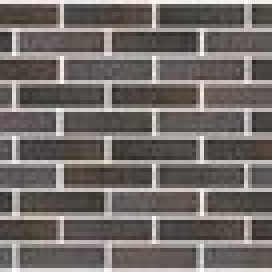
#> input picture img/catalog/cdot-evr-005.jpg, 68 x 68 px (shown 4 times larger)
$ python -i build_images.py   (imports and definitions only)
#> lines starting #> are read from the running program, lines starting #| are printed output that depends on the picture
#> further down, picture is the input picture: PIL image 68x68 RGB; mean R, G, B 114, 107.7, 103.9
#!/usr/bin/env python3
# -*- coding: utf-8 -*-
"""Фото товаров → img/catalog/{id}.jpg, единый кадр 4:3 640×480.

Правила кадра:
- PNG с прозрачностью (вырезанный кирпич) → вписываем на светлую подложку;
- фото с белым фоном (стопки Тандема, студийные PNG) → тоже вписываем;
- «живые» кадры (стенды Губского) → кроп по центру до 4:3.
"""

import json
from pathlib import Path
from PIL import Image, ImageFilter, ImageOps

ROOT = Path("/Users/dm/Desktop/фото")
OUT = Path("/Users/dm/Desktop/сайт/img/catalog")
W, H = 1200, 900
# Подложка студийного кадра = токен --tile (#f3f4f5). Раньше здесь была
# тёплая слоновая кость (250, 249, 247) из палитры до 17.08 — на холодной
# серой плите карточки она читалась кремовым пятном.
PLATE = (243, 244, 245)
# Доля СТОРОНЫ КВАДРАТА под товар (не ширины кадра): витрина кадрирует
# файл 4:3 в квадрат, и объект, вписанный по ширине, там обрезался бы.
PAD = 0.86
MAX_UP = 1.5  # предел растяжки мелкого исходника — дальше видно мыло

# [1 line not run here, left out]


def has_alpha(img):
    if img.mode in ("RGBA", "LA") or (img.mode == "P" and "transparency" in img.info):
        a = img.convert("RGBA").getchannel("A")
        return a.getextrema()[0] < 250
    return False


# [49 lines left out: functions white_corners, white_share, is_studio, trim_white, not called in this run]


def object_bbox(img):
    """Границы самого товара — без полей, которые уже есть в исходнике."""
    if has_alpha(img):
        return img.convert("RGBA").getchannel("A").point(
            lambda v: 255 if v > 8 else 0).getbbox()
    rgb = img.convert("RGB")
    return rgb.point(lambda v: 255 if v < 238 else 0).convert("L").getbbox()


def plate_color(img):
    """Цвет подложки: у вырезок — плита сайта, у кадров на белом — их же фон.

    Иначе белый фон исходника лёг бы белым прямоугольником внутри серой
    плиты — рамка в рамке.
    """
    if has_alpha(img):
        return PLATE
    rgb = img.convert("RGB")
    w, h = rgb.size
#> w = 68; h = 68
    corners = [rgb.getpixel(p) for p in
               ((2, 2), (w - 3, 2), (2, h - 3), (w - 3, h - 3))]
#> corners = [(73, 66, 60), (73, 68, 62), (87, 86, 84), (96, 87, 82)]
    return max(corners, key=sum)


def fit_on_plate(img):
    """Студийный кадр по центру подложки.

    Поля исходника срезаются перед вписыванием: без этого поле накладывалось
    на поле и товар занимал треть кадра (у «Астры Modf» — 33% ширины), из-за
    чего карточка читалась дыркой в сетке кладок.
    """
    canvas = Image.new("RGB", (W, H), plate_color(img))
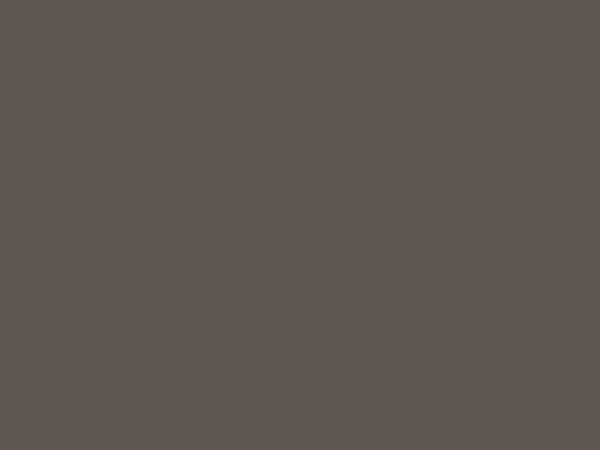
#> canvas: PIL image 1200x900 RGB (shown at 1/2 size); mean R, G, B 96, 87, 82
    src = img.convert("RGBA")
    box = object_bbox(img)
#> box = (0, 0, 68, 68)
    if box:
        src = src.crop(box)
    # Масштаб считаем сами: thumbnail() умеет только уменьшать, поэтому
    # мелкий объект в большом кадре так и оставался мелким («Астра Modf» —
    # 603px исходник, кирпич 404px). Апскейл ограничен MAX_UP, иначе мыло.
    side = int(H * PAD)
    scale = min(side / src.width, side / src.height, MAX_UP)
#> scale = 1.5
    src = src.resize((max(1, round(src.width * scale)),
                      max(1, round(src.height * scale))), Image.LANCZOS)
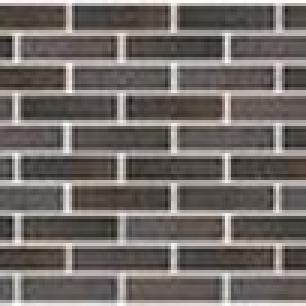
#> src: PIL image 102x102 RGBA (shown 3 times larger); mean R, G, B, A 114, 107.8, 104, 255
    if scale > 1.15:
        src = src.filter(ImageFilter.UnsharpMask(radius=2, percent=70, threshold=3))
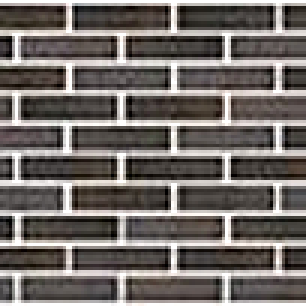
#> src: PIL image 102x102 RGBA (shown 3 times larger); mean R, G, B, A 112.7, 106.8, 103.1, 255
    canvas.paste(src, ((W - src.width) // 2, (H - src.height) // 2), src)
    return canvas


def cover_crop(img):
    return ImageOps.fit(img.convert("RGB"), (W, H), Image.LANCZOS)


# [82 lines left out: function main, not called in this run]


# [2 lines not run here, left out]

>>> from PIL import Image
>>> picture = Image.open('../img/catalog/cdot-evr-005.jpg')
>>> result = fit_on_plate(picture)
